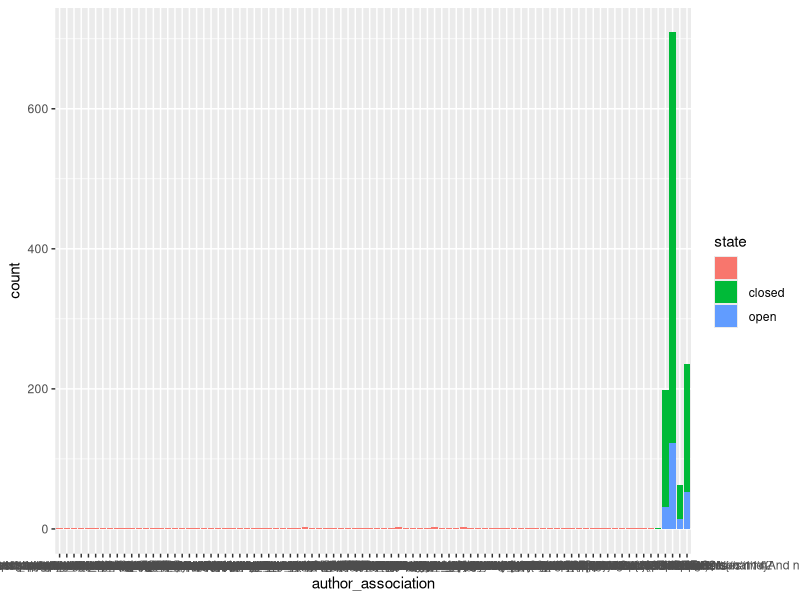
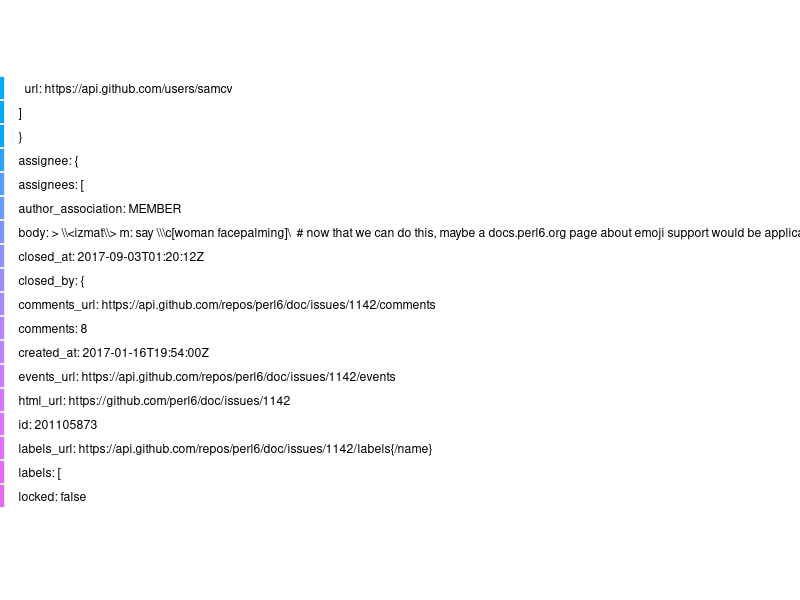
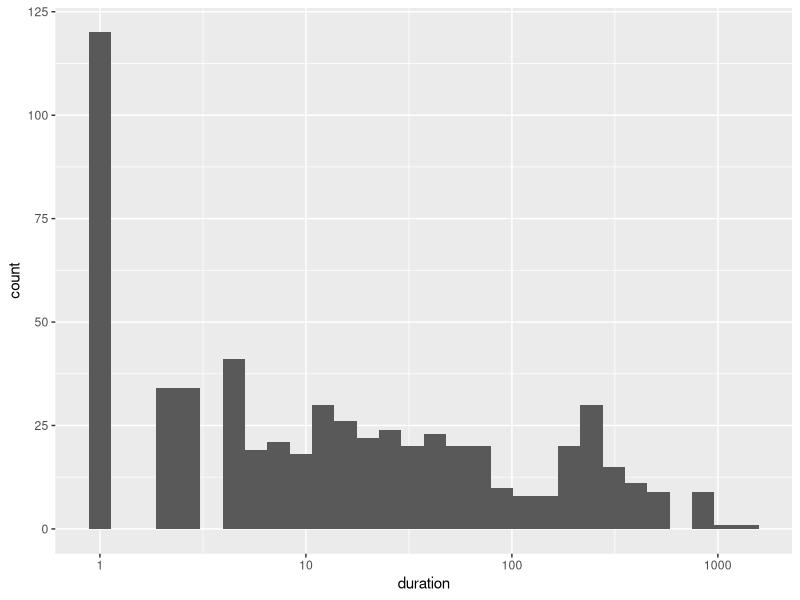

Write R code to recreate these figures, in order.
## ---- chunk 1
library(ggplot2)
library(ggthemes)

issues <- read.csv("../data/issues.csv")
opens.gt.1 <- issues[issues$created_by %in%  names( table(issues$created_by)[table(issues$created_by) > 1]),]
closes.gt.1 <- issues[issues$closer %in%  names( table(issues$closer)[table(issues$closer) > 1]),]
issues$author_association <- as.factor(issues$author_association)
closes.gt.1 <- closes.gt.1[closes.gt.1$state == " closed",]
issues$created_at <- as.Date(issues$created_at)
issues$closed_at <- as.Date(issues$closed_at)
closed.issues <- issues[issues$state == ' closed',]
closed.issues$duration <- closed.issues$closed_at - closed.issues$created_at

## ---- chunk 2
ggplot(issues,aes(x=author_association,fill=state))+geom_bar() 
## ---- chunk 3
ggplot(issues,aes(x=state,fill=author_association))+geom_bar(position="fill") 
## ---- chunk 4
duration.summary <- summary(as.numeric(closed.issues$duration))
closed.issues$duration = as.numeric(closed.issues$duration)
ggplot(closed.issues,aes(x=duration))+geom_histogram()+scale_x_log10()
